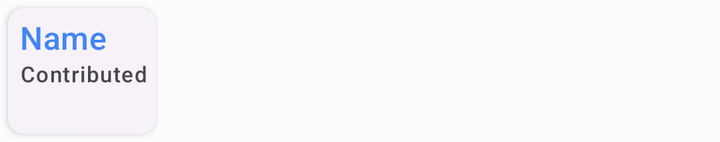
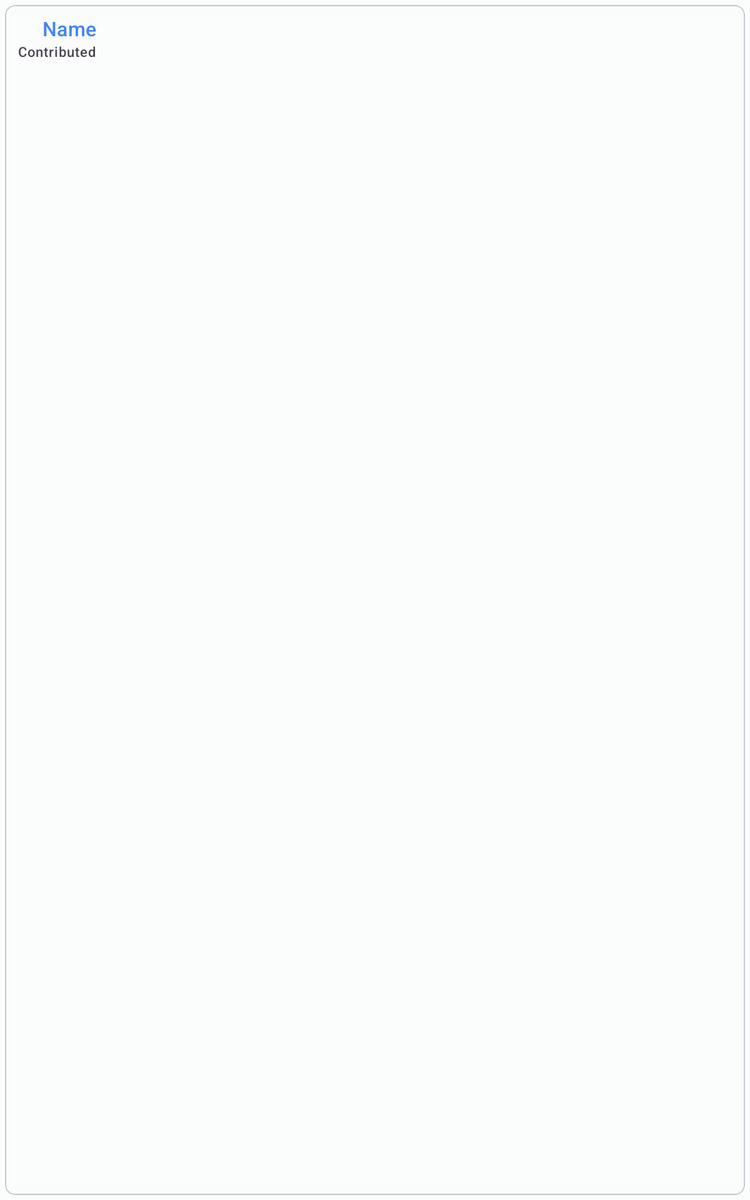

An Android layout and its configuration variant, each rendered on a device that would load it. The default file and the variant file are quoted in full after the pictures.
<!-- AndroidManifest.xml: application theme Theme.RoomiesSaver -->
<!-- res/layout/home_item.xml -->
<?xml version="1.0" encoding="utf-8"?>
<com.google.android.material.card.MaterialCardView xmlns:android="http://schemas.android.com/apk/res/android"
    xmlns:app="http://schemas.android.com/apk/res-auto"
    style="@style/Widget.Material3.CardView.Elevated"
    android:layout_width="wrap_content"
    android:layout_height="wrap_content"
    android:layout_margin="4dp"
    app:cardCornerRadius="8dp"
    app:cardElevation="2dp">

    <LinearLayout
        android:layout_width="match_parent"
        android:layout_height="match_parent"
        android:layout_marginStart="2dp"
        android:orientation="vertical"
        android:padding="4dp">

       <LinearLayout
           android:layout_width="wrap_content"
           android:orientation="horizontal"
           android:layout_height="wrap_content">
           <TextView
               android:id="@+id/hname"
               android:layout_width="wrap_content"
               android:layout_height="wrap_content"
               android:text="Name"
               android:textAppearance="@style/TextAppearance.Material3.TitleMedium"
               android:textColor="@color/colorPrimary" />
           <ImageView
               android:layout_width="10dp"
               android:layout_margin="4dp"
               android:src="@drawable/ic_baseline_link"
               android:layout_height="10dp"
               app:tint="@color/colorPrimary" />
       </LinearLayout>


        <TextView
            android:layout_width="wrap_content"
            android:layout_height="wrap_content"
            android:text="Contributed"
            android:textAppearance="@style/TextAppearance.Material3.LabelSmall" />

       <LinearLayout
           android:layout_width="wrap_content"
           android:orientation="horizontal"
           android:layout_height="wrap_content">
           <TextView
               android:id="@+id/hamount"
               android:layout_width="match_parent"
               android:layout_height="wrap_content"
               android:textAppearance="@style/TextAppearance.Material3.BodyMedium"
               android:textColor="#0F9D58"
               android:textStyle="bold" />
           <TextView
               android:id="@+id/each_amt"
               android:layout_marginStart="6dp"
               android:layout_width="match_parent"
               android:layout_height="wrap_content"
               android:textStyle="bold"
               android:textAlignment="textEnd"
               android:textAppearance="@style/TextAppearance.Material3.BodyMedium"
               />
       </LinearLayout>
    </LinearLayout>
</com.google.android.material.card.MaterialCardView>
<!-- resources referenced by this layout -->
<resources>
  <color name="colorPrimary">#4285F4</color>
  <color name="md_theme_light_primary">#006684</color>
  <color name="md_theme_light_onPrimary">#FFFFFF</color>
  <color name="md_theme_light_primaryContainer">#BAE9FF</color>
  <color name="md_theme_light_onPrimaryContainer">#001F2A</color>
  <color name="md_theme_light_secondary">#696000</color>
  <color name="md_theme_light_onSecondary">#FFFFFF</color>
  <color name="md_theme_light_secondaryContainer">#F8E618</color>
  <color name="md_theme_light_onSecondaryContainer">#201C00</color>
  <color name="md_theme_light_tertiary">#B4262D</color>
  <color name="md_theme_light_onTertiary">#FFFFFF</color>
  <color name="md_theme_light_tertiaryContainer">#FFDAD6</color>
  <color name="md_theme_light_onTertiaryContainer">#410004</color>
  <color name="md_theme_light_error">#BA1B1B</color>
  <color name="md_theme_light_errorContainer">#FFDAD4</color>
  <color name="md_theme_light_onError">#FFFFFF</color>
  <color name="md_theme_light_onErrorContainer">#410001</color>
  <color name="md_theme_light_background">#FBFDFD</color>
  <color name="md_theme_light_onBackground">#191C1D</color>
  <color name="md_theme_light_surface">#FBFDFD</color>
  <color name="md_theme_light_onSurface">#191C1D</color>
  <color name="md_theme_light_surfaceVariant">#DCE3E8</color>
  <color name="md_theme_light_onSurfaceVariant">#40484C</color>
  <color name="md_theme_light_outline">#70787D</color>
  <color name="md_theme_light_inverseOnSurface">#EFF1F1</color>
  <color name="md_theme_light_inverseSurface">#2D3132</color>
  <color name="md_theme_light_primaryInverse">#61D3FF</color>
  <!-- from res/values-v29/ -->
  <style name="ThemeOverlay.App.DatePicker" parent="@style/ThemeOverlay.Material3.MaterialCalendar">
  
          <item name="shapeAppearanceSmallComponent">@style/ShapeAppearance.App.SmallComponent</item>
          <item name="shapeAppearanceMediumComponent">@style/ShapeAppearance.App.MediumComponent</item>
          
      </style>
  <!-- from res/values-v29/ -->
  <style name="ThemeOverlay.App.BottomSheetDialog" parent="ThemeOverlay.Material3.BottomSheetDialog">
          <item name="bottomSheetStyle">@style/ModalBottomSheetDialog</item>
      </style>
  <style name="Widget.App.CircularProgressIndicator" parent="Widget.Material3.CircularProgressIndicator">
          <item name="materialThemeOverlay">@style/ThemeOverlay.App.CircularProgressIndicator</item>
          <item name="trackThickness">20dp</item>
      </style>
  <style name="ShapeAppearance.App.SmallComponent" parent="ShapeAppearance.Material3.SmallComponent">
          <item name="cornerFamily">rounded</item>
          <item name="cornerSize">16dp</item>
      </style>
  <style name="ShapeAppearance.App.MediumComponent" parent="ShapeAppearance.Material3.MediumComponent">
          <item name="cornerFamily">rounded</item>
          <item name="cornerSize">16dp</item>
      </style>
  <style name="ModalBottomSheetDialog" parent="Widget.Material3.BottomSheet.Modal">
          <item name="elevation">8dp</item>
          <item name="android:windowBackground">@color/transparent</item>
          <item name="shapeAppearance">@style/ShapeAppearance.App.LargeComponent</item>
      </style>
  <style name="ThemeOverlay.App.CircularProgressIndicator" parent="Widget.Material3.CircularProgressIndicator">
          <item name="colorPrimary">#4B4285F4</item>
      </style>
  <color name="transparent">#683C3C3C</color>
  <style name="ShapeAppearance.App.LargeComponent" parent="ShapeAppearance.Material3.LargeComponent">
          <item name="cornerFamily">rounded</item>
          <item name="cornerSize">24dp</item>
      </style>
  <!-- some entries are left out for length -->
</resources>
<!-- res/layout-sw600dp/home_item.xml (the repository's variant of the layout above) -->
<!-- drawn on a 7-inch tablet held upright -->
<?xml version="1.0" encoding="utf-8"?>
<layout xmlns:android="http://schemas.android.com/apk/res/android"
    xmlns:app="http://schemas.android.com/apk/res-auto">

    <data>

    </data>

    <com.google.android.material.card.MaterialCardView
        style="@style/Widget.Material3.CardView.Outlined"
        android:layout_width="match_parent"
        android:focusable="true"
        android:checkable="true"
        android:id="@+id/home_layout"
        android:layout_height="match_parent"
        android:layout_margin="4dp"
        app:cardCornerRadius="8dp">

        <LinearLayout
            android:layout_width="match_parent"
            android:layout_height="match_parent"
            android:layout_marginStart="2dp"
            android:orientation="vertical"
            android:padding="8dp">

            <LinearLayout
                android:layout_width="match_parent"
                android:orientation="horizontal"
                android:layout_height="wrap_content">
                <ImageView
                    android:id="@+id/amount_behavior"
                    android:layout_width="20dp"
                    android:layout_height="20dp"/>
                <TextView
                    android:id="@+id/hname"
                    android:layout_width="wrap_content"
                    android:layout_height="wrap_content"
                    android:text="Name"
                    android:textAppearance="@style/TextAppearance.Material3.TitleMedium"
                    android:textColor="@color/colorPrimary" />

                <ImageView
                    android:layout_width="10dp"
                    android:layout_margin="4dp"
                    android:src="@drawable/ic_baseline_link"
                    android:layout_height="10dp"
                    app:tint="@color/colorPrimary" />
            </LinearLayout>


            <TextView
                android:layout_width="wrap_content"
                android:layout_height="wrap_content"
                android:text="Contributed"
                android:textAppearance="@style/TextAppearance.Material3.LabelSmall" />

            <LinearLayout
                android:layout_width="wrap_content"
                android:orientation="horizontal"
                android:layout_height="wrap_content">

                <TextView
                    android:id="@+id/hamount"
                    android:layout_width="match_parent"
                    android:layout_height="wrap_content"
                    android:textAppearance="@style/TextAppearance.Material3.BodyMedium"
                    android:textColor="#0F9D58"
                    android:textStyle="bold" />

                <TextView
                    android:id="@+id/each_amt"
                    android:layout_marginStart="6dp"
                    android:layout_width="match_parent"
                    android:layout_height="wrap_content"
                    android:textStyle="bold"
                    android:textAlignment="textEnd"
                    android:textAppearance="@style/TextAppearance.Material3.BodyMedium" />
            </LinearLayout>
        </LinearLayout>
    </com.google.android.material.card.MaterialCardView>
</layout>
